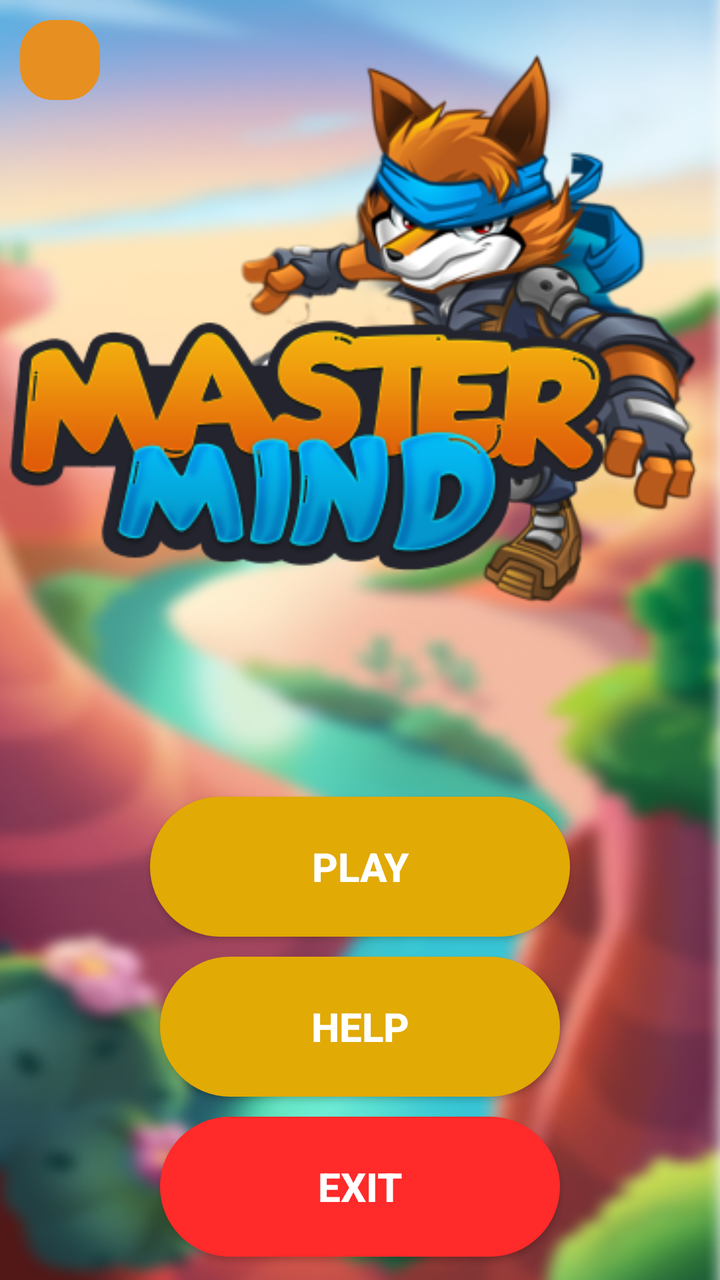
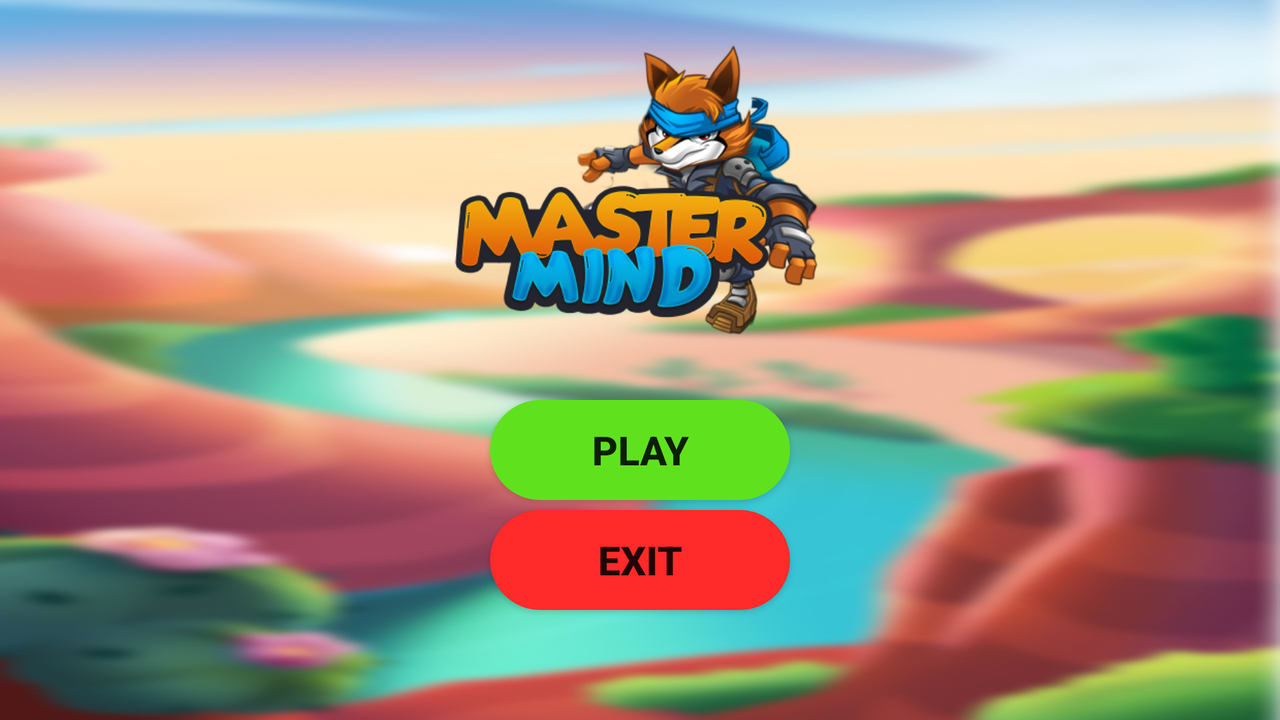

The same Android screen from two of the app's own layout files: first res/layout/ as a phone draws it, then the repository's variant for another configuration, drawn on a device whose configuration selects that folder. Both files follow.
<!-- AndroidManifest.xml: application theme Theme.MasterMind -->
<!-- res/layout/activity_main.xml -->
<?xml version="1.0" encoding="utf-8"?>
<LinearLayout xmlns:android="http://schemas.android.com/apk/res/android"
    xmlns:app="http://schemas.android.com/apk/res-auto"
    xmlns:tools="http://schemas.android.com/tools"
    android:layout_width="match_parent"
    android:orientation="vertical"
    android:layout_height="match_parent"
    android:background="@drawable/mastermindbg"
    tools:context=".MainActivity">

        <ImageButton
            android:id="@+id/Music_play"
            android:layout_width="40dp"
            android:layout_height="40dp"
            android:background="@drawable/border"
            android:layout_marginTop="10dp"
            android:layout_marginLeft="10dp"
            android:src="@drawable/ic_sound_play"
            android:scaleType="center"
            />











    <ImageView
        android:layout_width="match_parent"
        android:layout_height="wrap_content"
        android:layout_marginTop="-70dp"
        android:src="@drawable/mastermindlogo"
        />

    <Button
        android:id="@+id/btn_play"
        android:layout_width="210dp"
        android:background="@drawable/round_btn1"
        android:textColor="@color/white"
        android:layout_height="70dp"
        android:layout_marginTop="50dp"
        android:text="Play"
        android:textSize="20sp"
        android:textStyle="bold"
        android:layout_gravity="center"
        />
    <Button
        android:id="@+id/btn_Help"
        android:layout_width="200dp"
        android:layout_marginTop="10dp"
        android:textColor="@color/white"
        android:background="@drawable/round_btn1"
        android:layout_height="70dp"
        android:text="Help"
        android:textSize="20sp"
        android:textStyle="bold"
        android:layout_gravity="center"
        />
    <Button
        android:id="@+id/btn_Exit"
        android:textColor="@color/white"
        android:layout_width="200dp"
        android:layout_marginTop="10dp"
        android:background="@drawable/round_btn2"
        android:layout_height="70dp"
        android:text="Exit"
        android:textSize="20sp"
        android:textStyle="bold"
        android:layout_gravity="center"
        />

</LinearLayout>
<!-- resources referenced by this layout -->
<resources>
  <color name="white">#FFFFFFFF</color>
  <!-- drawable border (drawable) -->
  <?xml version="1.0" encoding="utf-8"?>
  <shape xmlns:android="http://schemas.android.com/apk/res/android">
  
          <solid android:color="@color/yellow_500"/>
          <stroke android:width="3dp" android:color="@color/yellow_500"/>
          <corners android:radius="15dp"/>
  
  </shape>
  <!-- drawable mastermindbg: png bitmap (drawable, 461562 bytes) -->
  <!-- drawable mastermindlogo: png bitmap (drawable, 92862 bytes) -->
  <!-- drawable round_btn1 (drawable) -->
  <?xml version="1.0" encoding="utf-8"?>
  <shape xmlns:android="http://schemas.android.com/apk/res/android">
      <solid android:color="@color/yellow_200"/>
  
      <corners
          android:topLeftRadius="45dp"
          android:topRightRadius="45dp"
          android:bottomRightRadius="45dp"
          android:bottomLeftRadius="45dp"
          />
  
  
  </shape>
  <!-- drawable round_btn2 (drawable) -->
  <?xml version="1.0" encoding="utf-8"?>
  <shape xmlns:android="http://schemas.android.com/apk/res/android">
      <solid android:color="@color/red_700"/>
  
      <corners
          android:topLeftRadius="45dp"
          android:topRightRadius="45dp"
          android:bottomRightRadius="45dp"
          android:bottomLeftRadius="45dp"
          />
  
  
  </shape>
  <style name="Theme.MasterMind" parent="Theme.AppCompat.DayNight.NoActionBar">
          
          <item name="colorPrimary">@color/yellow_200</item>
          <item name="colorPrimaryVariant">@color/yellow_500</item>
          <item name="colorOnPrimary">@color/white</item>
          
          <item name="colorSecondary">@color/red_200</item>
          <item name="colorSecondaryVariant">@color/red_700</item>
          <item name="colorOnSecondary">@color/black</item>
          
          <item name="android:statusBarColor">?attr/colorPrimaryVariant</item>
          
      </style>
  <color name="yellow_500">#e78f20</color>
  <color name="yellow_200">#e1aa05</color>
  <color name="red_700">#ff2a2a</color>
  <color name="red_200">#f87151</color>
  <color name="black">#FF000000</color>
</resources>
<!-- res/layout-land/activity_main.xml (the repository's variant of the layout above) -->
<!-- drawn on the phone turned sideways -->
<?xml version="1.0" encoding="utf-8"?>
<LinearLayout xmlns:android="http://schemas.android.com/apk/res/android"
    xmlns:app="http://schemas.android.com/apk/res-auto"
    xmlns:tools="http://schemas.android.com/tools"
    android:layout_width="match_parent"
    android:orientation="vertical"
    android:layout_height="match_parent"
    android:background="@drawable/mastermindbg"
    tools:context=".MainActivity">

    <ImageView
        android:layout_width="match_parent"
        android:layout_height="190dp"
        android:src="@drawable/mastermindlogo"
        />

    <Button
        android:id="@+id/btn_play"
        android:layout_width="150dp"
        android:background="@drawable/round_button"
        android:layout_height="50dp"
        android:layout_marginTop="10dp"
        android:text="Play"
        android:textSize="20sp"
        android:textStyle="bold"
        android:layout_gravity="center"
        />

    <Button
        android:id="@+id/btn_Exit"
        android:layout_width="150dp"
        android:layout_marginTop="5dp"
        android:background="@drawable/round_btn2"
        android:layout_height="50dp"
        android:text="Exit"
        android:textSize="20sp"
        android:textStyle="bold"
        android:layout_gravity="center"
        />

</LinearLayout>
<!-- resources referenced by the variant -->
<!-- as the phone turned sideways resolves them -->
<resources>
  <!-- drawable mastermindbg: png bitmap (drawable, 461562 bytes) -->
  <!-- drawable mastermindlogo: png bitmap (drawable, 92862 bytes) -->
  <!-- drawable round_btn2 (drawable) -->
  <?xml version="1.0" encoding="utf-8"?>
  <shape xmlns:android="http://schemas.android.com/apk/res/android">
      <solid android:color="@color/red_700"/>
  
      <corners
          android:topLeftRadius="45dp"
          android:topRightRadius="45dp"
          android:bottomRightRadius="45dp"
          android:bottomLeftRadius="45dp"
          />
  
  
  </shape>
  <!-- drawable round_button (drawable) -->
  <?xml version="1.0" encoding="utf-8"?>
  <shape xmlns:android="http://schemas.android.com/apk/res/android">
      <solid android:color="@color/green"/>
  
          <corners
              android:topLeftRadius="45dp"
              android:topRightRadius="45dp"
              android:bottomRightRadius="45dp"
              android:bottomLeftRadius="45dp"
              />
  
  
  </shape>
  <style name="Theme.MasterMind" parent="Theme.AppCompat.DayNight.NoActionBar">
          
          <item name="colorPrimary">@color/yellow_200</item>
          <item name="colorPrimaryVariant">@color/yellow_500</item>
          <item name="colorOnPrimary">@color/white</item>
          
          <item name="colorSecondary">@color/red_200</item>
          <item name="colorSecondaryVariant">@color/red_700</item>
          <item name="colorOnSecondary">@color/black</item>
          
          <item name="android:statusBarColor">?attr/colorPrimaryVariant</item>
          
      </style>
  <color name="red_700">#ff2a2a</color>
  <color name="green">#5fe21d</color>
  <color name="yellow_200">#e1aa05</color>
  <color name="yellow_500">#e78f20</color>
  <color name="white">#FFFFFFFF</color>
  <color name="red_200">#f87151</color>
  <color name="black">#FF000000</color>
</resources>
